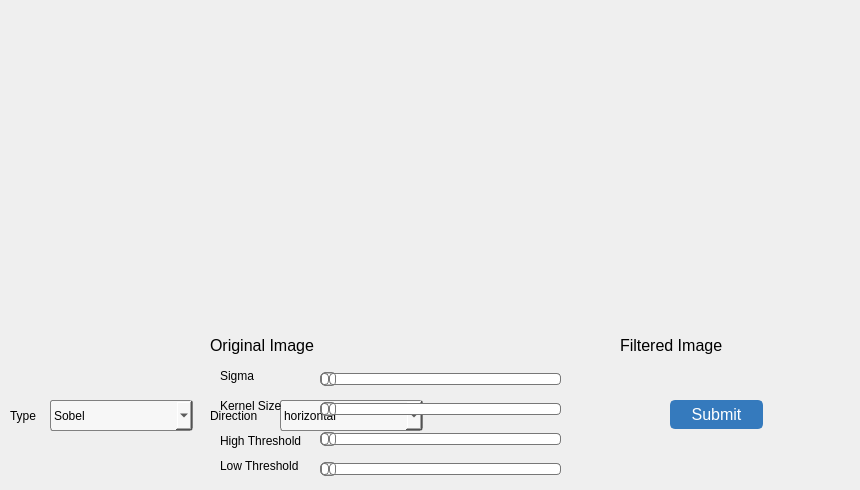
    <widget class="QWidget" name="tab_5">
     <attribute name="title">
      <string>Detect Edges</string>
     </attribute>
     <widget class="QWidget" name="horizontalLayoutWidget_5">
      <property name="geometry">
       <rect>
        <x>70</x>
        <y>50</y>
        <width>361</width>
        <height>281</height>
       </rect>
      </property>
      <layout class="QHBoxLayout" name="horizontalLayout_13">
       <item>
        <widget class="QLabel" name="originalImgEdges">
         <property name="text">
          <string/>
         </property>
        </widget>
       </item>
      </layout>
     </widget>
     <widget class="QWidget" name="horizontalLayoutWidget_6">
      <property name="geometry">
       <rect>
        <x>490</x>
        <y>50</y>
        <width>361</width>
        <height>281</height>
       </rect>
      </property>
      <layout class="QHBoxLayout" name="horizontalLayout_14">
       <item>
        <widget class="QLabel" name="filteredImgEdge">
         <property name="text">
          <string/>
         </property>
        </widget>
       </item>
      </layout>
     </widget>
     <widget class="QLabel" name="originalImgLbl_2">
      <property name="geometry">
       <rect>
        <x>210</x>
        <y>330</y>
        <width>141</width>
        <height>31</height>
       </rect>
      </property>
      <property name="font">
       <font>
        <pointsize>12</pointsize>
       </font>
      </property>
      <property name="text">
       <string>Original Image</string>
      </property>
     </widget>
     <widget class="QLabel" name="originalImgLbl_3">
      <property name="geometry">
       <rect>
        <x>620</x>
        <y>330</y>
        <width>131</width>
        <height>31</height>
       </rect>
      </property>
      <property name="font">
       <font>
        <pointsize>12</pointsize>
       </font>
      </property>
      <property name="text">
       <string>Filtered Image</string>
      </property>
     </widget>
     <widget class="QPushButton" name="submitEdges">
      <property name="geometry">
       <rect>
        <x>670</x>
        <y>400</y>
        <width>93</width>
        <height>29</height>
       </rect>
      </property>
      <property name="styleSheet">
       <string notr="true">QPushButton {
    color: white;
    background-color: #357abd;
    border: 2px solid #357abd;
    border-radius: 5px;
    padding: 5px 10px;
    font-size: 16px;
}

QPushButton:hover {
    background-color: #1e90ff;
    border-color: #1e90ff;
}

QPushButton:pressed {
    background-color: #0066cc;
    border-color: #0066cc;
}




</string>
      </property>
      <property name="text">
       <string>Submit</string>
      </property>
     </widget>
     <widget class="QComboBox" name="EdgesFilter">
      <property name="geometry">
       <rect>
        <x>50</x>
        <y>400</y>
        <width>143</width>
        <height>31</height>
       </rect>
      </property>
      <property name="styleSheet">
       <string notr="true">QComboBox {
    border: 1px solid gray;
    border-radius: 3px;
    padding: 1px 18px 1px 3px;
    min-width: 6em;
    background-color: #f7f7f7;
}

QComboBox::drop-down {
    subcontrol-origin: padding;
    subcontrol-position: top right;
    width: 15px;
    border-left-width: 1px;
    border-left-color: darkgray;
    border-left-style: solid;
    border-top-right-radius: 3px;
    border-bottom-right-radius: 3px;
    background-image: url(down_arrow.png);
    background-position: center right;
    background-repeat: no-repeat;
    margin-right: 2px;
}

QComboBox::down-arrow {
    image: url(down_arrow.png);
}</string>
      </property>
      <item>
       <property name="text">
        <string>Sobel</string>
       </property>
      </item>
      <item>
       <property name="text">
        <string>Prewitt</string>
       </property>
      </item>
      <item>
       <property name="text">
        <string>Roberts</string>
       </property>
      </item>
      <item>
       <property name="text">
        <string>Canny</string>
       </property>
      </item>
     </widget>
     <widget class="QComboBox" name="EdgesDirection">
      <property name="geometry">
       <rect>
        <x>280</x>
        <y>400</y>
        <width>143</width>
        <height>31</height>
       </rect>
      </property>
      <property name="styleSheet">
       <string notr="true">QComboBox {
    border: 1px solid gray;
    border-radius: 3px;
    padding: 1px 18px 1px 3px;
    min-width: 6em;
    background-color: #f7f7f7;
}

QComboBox::drop-down {
    subcontrol-origin: padding;
    subcontrol-position: top right;
    width: 15px;
    border-left-width: 1px;
    border-left-color: darkgray;
    border-left-style: solid;
    border-top-right-radius: 3px;
    border-bottom-right-radius: 3px;
    background-image: url(down_arrow.png);
    background-position: center right;
    background-repeat: no-repeat;
    margin-right: 2px;
}

QComboBox::down-arrow {
    image: url(down_arrow.png);
}</string>
      </property>
      <item>
       <property name="text">
        <string>horizontal</string>
       </property>
      </item>
      <item>
       <property name="text">
        <string>vertical</string>
       </property>
      </item>
     </widget>
     <widget class="QLabel" name="label">
      <property name="geometry">
       <rect>
        <x>10</x>
        <y>400</y>
        <width>63</width>
        <height>31</height>
       </rect>
      </property>
      <property name="text">
       <string>Type</string>
      </property>
     </widget>
     <widget class="QLabel" name="label2">
      <property name="geometry">
       <rect>
        <x>210</x>
        <y>400</y>
        <width>71</width>
        <height>31</height>
       </rect>
      </property>
      <property name="text">
       <string>Direction</string>
      </property>
     </widget>
     <widget class="QSlider" name="sigmaSlider">
      <property name="geometry">
       <rect>
        <x>320</x>
        <y>370</y>
        <width>241</width>
        <height>18</height>
       </rect>
      </property>
      <property name="styleSheet">
       <string notr="true">QSlider::groove:horizontal {
border: 1px solid #bbb;
background: white;
height: 10px;
border-radius: 4px;
}

QSlider::sub-page:horizontal {
background: qlineargradient(x1: 0, y1: 0,    x2: 0, y2: 1,
    stop: 0 #66e, stop: 1 #bbf);
background: qlineargradient(x1: 0, y1: 0.2, x2: 1, y2: 1,
    stop: 0 #bbf, stop: 1 #55f);
border: 1px solid #777;
height: 10px;
border-radius: 4px;
}

QSlider::add-page:horizontal {
background: #fff;
border: 1px solid #777;
height: 10px;
border-radius: 4px;
}

QSlider::handle:horizontal {
background: qlineargradient(x1:0, y1:0, x2:1, y2:1,
    stop:0 #eee, stop:1 #ccc);
border: 1px solid #777;
width: 13px;
margin-top: -2px;
margin-bottom: -2px;
border-radius: 4px;
}

QSlider::handle:horizontal:hover {
background: qlineargradient(x1:0, y1:0, x2:1, y2:1,
    stop:0 #fff, stop:1 #ddd);
border: 1px solid #444;
border-radius: 4px;
}

QSlider::sub-page:horizontal:disabled {
background: #bbb;
border-color: #999;
}

QSlider::add-page:horizontal:disabled {
background: #eee;
border-color: #999;
}

QSlider::handle:horizontal:disabled {
background: #eee;
border: 1px solid #aaa;
border-radius: 4px;
}</string>
      </property>
      <property name="minimum">
       <number>1</number>
      </property>
      <property name="maximum">
       <number>30</number>
      </property>
      <property name="singleStep">
       <number>1</number>
      </property>
      <property name="value">
       <number>1</number>
      </property>
      <property name="orientation">
       <enum>Qt::Horizontal</enum>
      </property>
     </widget>
     <widget class="QSlider" name="kernelSlider">
      <property name="geometry">
       <rect>
        <x>320</x>
        <y>400</y>
        <width>241</width>
        <height>18</height>
       </rect>
      </property>
      <property name="styleSheet">
       <string notr="true">QSlider::groove:horizontal {
border: 1px solid #bbb;
background: white;
height: 10px;
border-radius: 4px;
}

QSlider::sub-page:horizontal {
background: qlineargradient(x1: 0, y1: 0,    x2: 0, y2: 1,
    stop: 0 #66e, stop: 1 #bbf);
background: qlineargradient(x1: 0, y1: 0.2, x2: 1, y2: 1,
    stop: 0 #bbf, stop: 1 #55f);
border: 1px solid #777;
height: 10px;
border-radius: 4px;
}

QSlider::add-page:horizontal {
background: #fff;
border: 1px solid #777;
height: 10px;
border-radius: 4px;
}

QSlider::handle:horizontal {
background: qlineargradient(x1:0, y1:0, x2:1, y2:1,
    stop:0 #eee, stop:1 #ccc);
border: 1px solid #777;
width: 13px;
margin-top: -2px;
margin-bottom: -2px;
border-radius: 4px;
}

QSlider::handle:horizontal:hover {
background: qlineargradient(x1:0, y1:0, x2:1, y2:1,
    stop:0 #fff, stop:1 #ddd);
border: 1px solid #444;
border-radius: 4px;
}

QSlider::sub-page:horizontal:disabled {
background: #bbb;
border-color: #999;
}

QSlider::add-page:horizontal:disabled {
background: #eee;
border-color: #999;
}

QSlider::handle:horizontal:disabled {
background: #eee;
border: 1px solid #aaa;
border-radius: 4px;
}</string>
      </property>
      <property name="minimum">
       <number>3</number>
      </property>
      <property name="maximum">
       <number>19</number>
      </property>
      <property name="singleStep">
       <number>2</number>
      </property>
      <property name="value">
       <number>3</number>
      </property>
      <property name="orientation">
       <enum>Qt::Horizontal</enum>
      </property>
     </widget>
     <widget class="QSlider" name="highThresholdSlider">
      <property name="geometry">
       <rect>
        <x>320</x>
        <y>430</y>
        <width>241</width>
        <height>18</height>
       </rect>
      </property>
      <property name="styleSheet">
       <string notr="true">QSlider::groove:horizontal {
border: 1px solid #bbb;
background: white;
height: 10px;
border-radius: 4px;
}

QSlider::sub-page:horizontal {
background: qlineargradient(x1: 0, y1: 0,    x2: 0, y2: 1,
    stop: 0 #66e, stop: 1 #bbf);
background: qlineargradient(x1: 0, y1: 0.2, x2: 1, y2: 1,
    stop: 0 #bbf, stop: 1 #55f);
border: 1px solid #777;
height: 10px;
border-radius: 4px;
}

QSlider::add-page:horizontal {
background: #fff;
border: 1px solid #777;
height: 10px;
border-radius: 4px;
}

QSlider::handle:horizontal {
background: qlineargradient(x1:0, y1:0, x2:1, y2:1,
    stop:0 #eee, stop:1 #ccc);
border: 1px solid #777;
width: 13px;
margin-top: -2px;
margin-bottom: -2px;
border-radius: 4px;
}

QSlider::handle:horizontal:hover {
background: qlineargradient(x1:0, y1:0, x2:1, y2:1,
    stop:0 #fff, stop:1 #ddd);
border: 1px solid #444;
border-radius: 4px;
}

QSlider::sub-page:horizontal:disabled {
background: #bbb;
border-color: #999;
}

QSlider::add-page:horizontal:disabled {
background: #eee;
border-color: #999;
}

QSlider::handle:horizontal:disabled {
background: #eee;
border: 1px solid #aaa;
border-radius: 4px;
}</string>
      </property>
      <property name="minimum">
       <number>1</number>
      </property>
      <property name="maximum">
       <number>255</number>
      </property>
      <property name="singleStep">
       <number>1</number>
      </property>
      <property name="value">
       <number>1</number>
      </property>
      <property name="orientation">
       <enum>Qt::Horizontal</enum>
      </property>
     </widget>
     <widget class="QSlider" name="lowThresholdSlider">
      <property name="geometry">
       <rect>
        <x>320</x>
        <y>460</y>
        <width>241</width>
        <height>18</height>
       </rect>
      </property>
      <property name="styleSheet">
       <string notr="true">QSlider::groove:horizontal {
border: 1px solid #bbb;
background: white;
height: 10px;
border-radius: 4px;
}

QSlider::sub-page:horizontal {
background: qlineargradient(x1: 0, y1: 0,    x2: 0, y2: 1,
    stop: 0 #66e, stop: 1 #bbf);
background: qlineargradient(x1: 0, y1: 0.2, x2: 1, y2: 1,
    stop: 0 #bbf, stop: 1 #55f);
border: 1px solid #777;
height: 10px;
border-radius: 4px;
}

QSlider::add-page:horizontal {
background: #fff;
border: 1px solid #777;
height: 10px;
border-radius: 4px;
}

QSlider::handle:horizontal {
background: qlineargradient(x1:0, y1:0, x2:1, y2:1,
    stop:0 #eee, stop:1 #ccc);
border: 1px solid #777;
width: 13px;
margin-top: -2px;
margin-bottom: -2px;
border-radius: 4px;
}

QSlider::handle:horizontal:hover {
background: qlineargradient(x1:0, y1:0, x2:1, y2:1,
    stop:0 #fff, stop:1 #ddd);
border: 1px solid #444;
border-radius: 4px;
}

QSlider::sub-page:horizontal:disabled {
background: #bbb;
border-color: #999;
}

QSlider::add-page:horizontal:disabled {
background: #eee;
border-color: #999;
}

QSlider::handle:horizontal:disabled {
background: #eee;
border: 1px solid #aaa;
border-radius: 4px;
}</string>
      </property>
      <property name="minimum">
       <number>1</number>
      </property>
      <property name="maximum">
       <number>255</number>
      </property>
      <property name="singleStep">
       <number>1</number>
      </property>
      <property name="value">
       <number>1</number>
      </property>
      <property name="orientation">
       <enum>Qt::Horizontal</enum>
      </property>
     </widget>
     <widget class="QLabel" name="sigmaValue">
      <property name="geometry">
       <rect>
        <x>570</x>
        <y>370</y>
        <width>63</width>
        <height>20</height>
       </rect>
      </property>
      <property name="text">
       <string/>
      </property>
     </widget>
     <widget class="QLabel" name="KernelValue">
      <property name="geometry">
       <rect>
        <x>570</x>
        <y>400</y>
        <width>63</width>
        <height>20</height>
       </rect>
      </property>
      <property name="text">
       <string/>
      </property>
     </widget>
     <widget class="QLabel" name="highThresholdValue">
      <property name="geometry">
       <rect>
        <x>570</x>
        <y>430</y>
        <width>63</width>
        <height>20</height>
       </rect>
      </property>
      <property name="text">
       <string/>
      </property>
     </widget>
     <widget class="QLabel" name="lowThresholdValue">
      <property name="geometry">
       <rect>
        <x>570</x>
        <y>460</y>
        <width>63</width>
        <height>20</height>
       </rect>
      </property>
      <property name="text">
       <string/>
      </property>
     </widget>
     <widget class="QLabel" name="kernelLabel">
      <property name="geometry">
       <rect>
        <x>220</x>
        <y>390</y>
        <width>71</width>
        <height>31</height>
       </rect>
      </property>
      <property name="text">
       <string>Kernel Size</string>
      </property>
     </widget>
     <widget class="QLabel" name="sigma_label">
      <property name="geometry">
       <rect>
        <x>220</x>
        <y>360</y>
        <width>71</width>
        <height>31</height>
       </rect>
      </property>
      <property name="text">
       <string>Sigma</string>
      </property>
     </widget>
     <widget class="QLabel" name="highThresholdLabel">
      <property name="geometry">
       <rect>
        <x>220</x>
        <y>420</y>
        <width>111</width>
        <height>41</height>
       </rect>
      </property>
      <property name="text">
       <string>High Threshold</string>
      </property>
     </widget>
     <widget class="QLabel" name="lowThresholdLabel">
      <property name="geometry">
       <rect>
        <x>220</x>
        <y>450</y>
        <width>101</width>
        <height>31</height>
       </rect>
      </property>
      <property name="text">
       <string>Low Threshold</string>
      </property>
     </widget>
    </widget>
